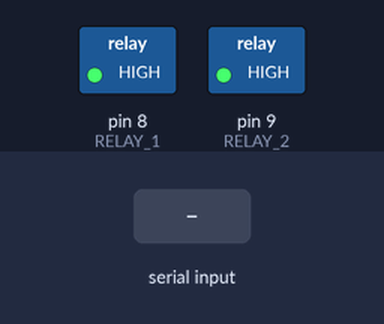
Simulated run of this sketch. Board: Arduino Uno, built with avr-gcc and run on an emulated ATmega328P. Shown: switched loads named in the sketch (green lamp = pin HIGH). Inputs (shaded band) come from the test bench. What the sketch prints to the serial monitor is not drawn.

Above: at 2.8 s.
2.9 s: "1" received over the second serial link
At 5.2 s:
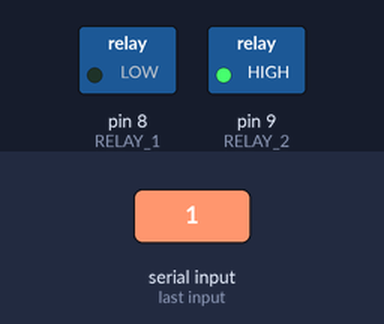
5.5 s: "2" received over the second serial link
At 8.0 s:
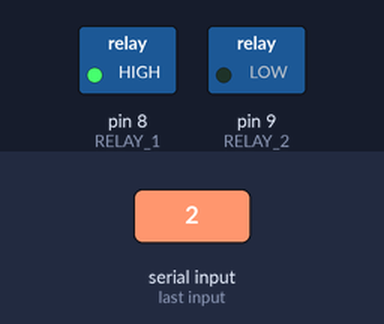
Timing chart, 0 to 9.5 s (numbered marks = the images above; inputs shaded):
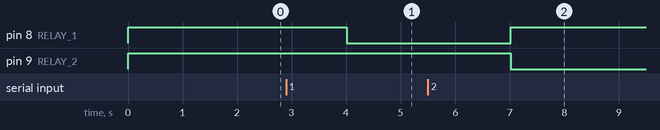

Measured:
- after the input at 2.9 s, pin 8 (RELAY_1): HIGH → LOW after 1.1 s
- after the input at 5.5 s, pin 8 (RELAY_1): LOW → HIGH after 1.5 s; pin 9 (RELAY_2): HIGH → LOW after 1.5 s

The sketch:

gsm_dialpad.ino
```cpp
/*DTMF (mobile) based Home automation
 Author : Jithin T; DEBUT LABS (jithin.1005@gmail.com)
 Authored on : 01 March 2017
 This Arduino Sketch is part of DTMF and GSM Based Home Automation tutorial.
 this sketch will do all what is necessary to answer an incomming call (from any number), receive keypad number dials (from remote caller) and operate relays as per instruction.
 Here we have intrerfaced only two relays. First keytone will deceive the relay ('1' for Relay 1 -connected to D8- and '2' for Relay 2 -connected to D9-)
 Second key tone will decide the status of the Relay ('1' for relay 'ON' and '2' for Relay 'OFF') any other key strokes will be neglected.
 Circuit Necessary
 > Arduino Uno
 > GSM module - with SIM800
 >Relays

**************************************************************/


#include <SoftwareSerial.h>
// defining communicationion pins for Software Serial
# define GSM_RX 2 // Connect TX of GSM module
# define GSM_TX 3 // Connect RX of GSM module


// Defining interfacing pins for Relay board
# define RELAY_1 8
# define RELAY_2 9

SoftwareSerial gsm_board(GSM_RX,GSM_TX);

boolean call_flag=0, relay_flag=0;
int i=0,j=0,x=-1;
char n[3];
void gsm_initilaize();// used to inilitize the gsm and chk all its parameters

void setup() {
  // put your setup code here, to run once:
  gsm_board.begin(9600);
  Serial.begin(9600);
  pinMode(RELAY_1,OUTPUT);
  pinMode(RELAY_2,OUTPUT);
  digitalWrite(RELAY_1,HIGH);
  digitalWrite(RELAY_2,HIGH);
// gsm_initilaize();

}

//////////////////////////////setup ends/////////////////////////////

/////////////////////loop begins///////////////////////////
void loop()
{
  char data ;
   String gsm_data; // to hold incomming communication from GSM module
   //gsm_board.println();
  while(gsm_board.available())
  {
    char c = gsm_board.read();
    gsm_data+=c;
     if (c>=48 && c<=59)
   {
     data = c;
    delay(10);
   //Serial.println(gsm_data);
   }
  }Serial.println(gsm_data);
   delay(1000);

  /*
   * 1 2 3
   * 4 5 6
   * 7 8 9
   *   0
   */
  switch (data){
    case 48 :{
               Serial.println (data);

    }

              break;
    case 49 : {
                 Serial.println (data);
                digitalWrite(RELAY_2,HIGH);
                digitalWrite(RELAY_1,LOW);
                }
              break;
    case 50 : {
      Serial.println (data);
    digitalWrite(RELAY_1,HIGH);
                digitalWrite(RELAY_2,LOW);
                }break;
    case 51 : Serial.println (data);break;
    case 52 : Serial.println (data);break;
    case 53 : Serial.println (data);break;
    case 54 : Serial.println (data);break;
    case 55 : Serial.println (data);break;
    case 56 : Serial.println (data);break;
    case 57 : Serial.println (data);break;
    default : Serial.println (data);

    }
 /* Serial.println(data);
  switch(data){
    case
    }
  Serial.println(gsm_data);
  //read serial data and store it to gsm_data STRING instance;
 */
  //delay(100);
  if(!call_flag) // if call is not in connected, checking for ring
  {
    x=gsm_data.indexOf("RING");
    if(x>-1)
    {
      delay(5000);
      gsm_board.println("ATA");
      call_flag=1;
    }
  }  // ring test over, call flag high if sim rings
  if(call_flag) // if call is connected
  {
    x=gsm_data.indexOf("DTMF"); //checkinh dtmf and storing approprietly
    if(x>-1)
    {
      n[j]=gsm_data[x+6];
      Serial.println(n[j]);
      j++;
    }
    x=gsm_data.indexOf("NO CARRIER"); // Checking whether call is still connected or not
    if(x>-1)
    {
      gsm_board.println("ATH");
      relay_flag=1;
      call_flag=0;
      j=0;
    }
  }


}
//////////////////////////////loop ends/////////////////////////////

/////////////////////gsm inilitize begins///////////////////////////
/*void gsm_initilaize()
{
  boolean gsm_Ready=1;
  Serial.println("initializing GSM module");
  while(gsm_Ready>0)
  {
   gsm_board.println("AT");
  Serial.println("AT");
   while(gsm_board.available())
   {
     if(gsm_board.find("OK")>0)
     {  gsm_Ready=0;
   Serial.println("OK");
   }
   }
   delay(2000);
  }
  Serial.println("AT READY");
  // GSM MODULE REPLIED 'OK' TO 'AT' INPUT, INDICAING THE MODULE IS OK AND FUNCTIONING

  boolean ntw_Ready=1;
  Serial.println("finding network");
  while(ntw_Ready>0)
  {
   gsm_board.println("AT+CPIN?");
   Serial.println("AT+CPIN?");
   while(gsm_board.available())
   {Serial.println(gsm_board.read());
     if(gsm_board.find("+CPIN: READY")>0)
      {
        ntw_Ready=0;
        Serial.println("+CPIN: READY");
      }
      }
   delay(2000);
  }
  Serial.println("NTW READY");

// GSM MODULE REPLIED '+CPIN:READY' TO 'AT+CPIN?' INPUT, INDICAING THE NETWORK IS OK AND FUNCTIONING

  boolean DTMF_Ready=1;
  Serial.println("turning DTMF ON");
  while(DTMF_Ready>0)
  {
   gsm_board.println("AT+DDET=1");
   Serial.println("AT+DDET=1");
   while(gsm_board.available())
   {
     if(gsm_board.find("OK")>0)
       DTMF_Ready=0;
   Serial.println("ok"); }
   delay(2000);
  }
  Serial.println("DTMF READY");// GSM MODULE REPLIED '+OK' TO 'AT+DDET=1?' INPUT, INDICAING THE DTMF IS ON;

}
//////////////////////////////gsm inilitization ends/////////////////////////////
*/
```
